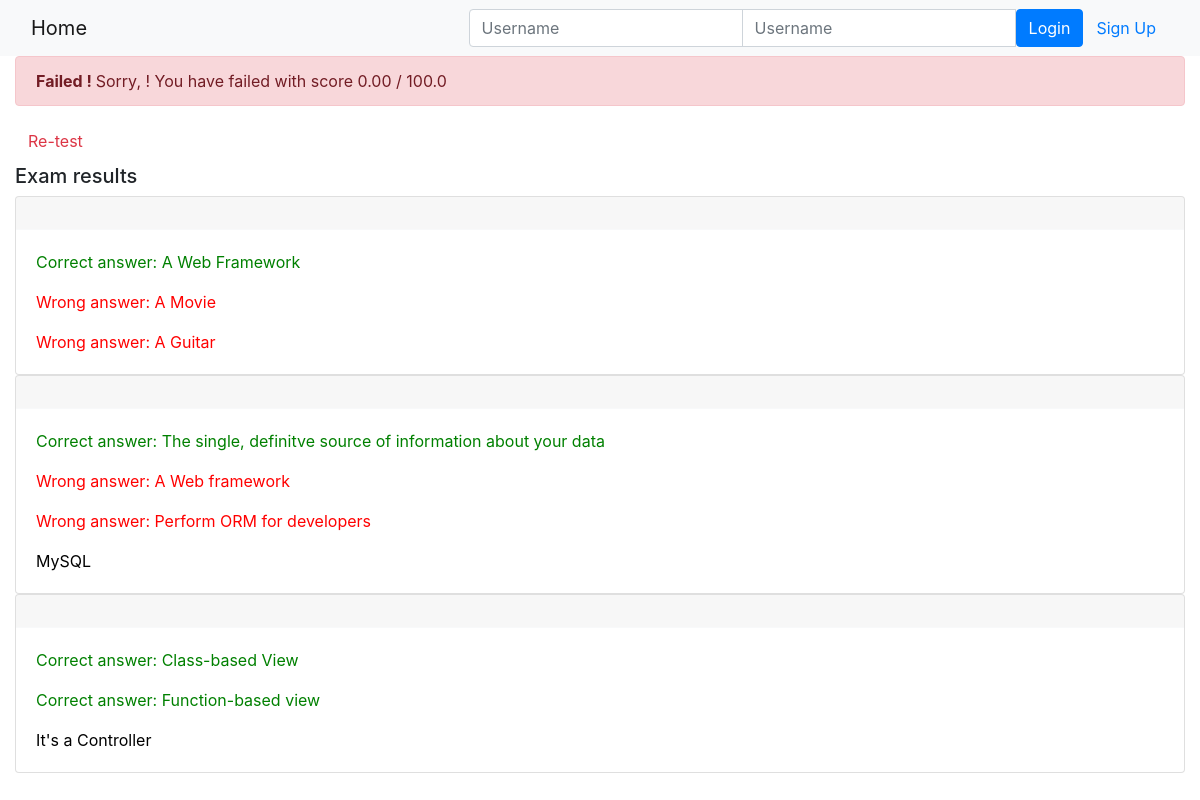
The app's page /onlinecourse/1/submission/1/results/ with its own data.
### onlinecourse/models.py (models this page shows, shortened)
class Question(models.Model):
    course = models.ForeignKey(Course, on_delete=models.CASCADE)
    question_text = models.CharField(max_length=200)
    grade = models.IntegerField(default=5)

class Choice(models.Model):
    question = models.ForeignKey(Question, on_delete=models.CASCADE)
    choice_text = models.CharField(max_length=200)
    is_correct = models.BooleanField(default=False)

### onlinecourse/views.py (the view)
# urls.py: path('<int:course_id>/submission/<int:submission_id>/results/', views.show_exam_result, name='result'),
def show_exam_result(request, course_id, submission_id):
    context = {}
    course = get_object_or_404(Course, pk=course_id)
    submission = get_object_or_404(Submission, pk=submission_id)
    selected = submission.choices.all()
    total_score = 0
    score = 0
    choice = 0
    for question in course.question_set.all():
        count = question.choice_set.count()
        grade = question.grade / count
        total_score += question.grade
        for s in selected:
            c = get_object_or_404(Choice, pk=s.id)
            if c.is_correct:
                score += grade
            else:
                score -= grade
    context['selected'] = selected
    context['course'] = course
    context['score'] = abs(score/total_score) * 100
    context['total_score'] = abs(total_score/total_score) * 100
    return  render(request, 'onlinecourse/exam_result_bootstrap.html', context)

### onlinecourse/templates/onlinecourse/exam_result_bootstrap.html (shortened to what this page needs)
<!DOCTYPE html>
<html lang="en">
<head>
    {% load static %}
    <link rel="stylesheet" href="https://maxcdn.bootstrapcdn.com/bootstrap/4.5.2/css/bootstrap.min.css">
</head>
<body>
 <nav class="navbar navbar-light bg-light">
    <div class="container-fluid">
        <div class="navbar-header">
              <a class="navbar-brand" href="{% url 'onlinecourse:index' %}">Home</a>
        </div>
        <ul class="nav navbar-nav navbar-right">
            {% if user.is_authenticated %}
            <li>
                <a class="btn btn-link" href="#">{{ user.first_name }}({{ user.username }})</a>
                <a class="btn btn-link" href="{% url 'onlinecourse:logout' %}">Logout</a>
            </li>
            {% else %}
            <li>
                <form class="form-inline" action="{% url 'onlinecourse:login' %}" method="post">
                    <div class="input-group">
                        <input type="text" class="form-control" placeholder="Username" name="username" >
                        <input type="password" class="form-control" placeholder="Username" name="psw" >
                        <button class="btn btn-primary" type="submit">Login</button>
                        <a class="btn btn-link" href="{% url 'onlinecourse:registration' %}">Sign Up</a>
                    </div>
                </form>
            </li>
            {% endif %}
        </ul>
    </div>
</nav>
<div class="container-fluid">
    {% if score > 80 %}
    <div class="alert alert-success">
       <b> Congratulations, {{user.username}} ! </b> You have passed the exam and completed
            the course with score {{score|floatformat:2}} / {{total_score}}
    </div>
        {% else %}
        <div class="alert alert-danger">
            <b> Failed ! </b>Sorry, {{user.username}} ! You have failed with score  {{score|floatformat:2}} / {{total_score}}
        </div>
        <a class="btn btn-link text-danger" href="{% url 'onlinecourse:course_details' course.id %}">Re-test</a>
        {% endif %}
        <div class="card-columns-vertical mt-1">
        <h5 class="">Exam results</h5>
            {% for question in course.question_set.all %}
                <div class="card">
                    <div class="card-header border-light">
                    </div>
                    <div class="card-body">
                        {% for choice in question.choice_set.all %}
                           {% if choice.is_correct and choice in selected %}
                            <p class="card-text" style="color:green">Correct answer: {{choice.choice_text}}</p>
                            {% elif choice.is_correct and choice not in selected %}
                            <p class="card-text" style="color:orange">Not selected: {{choice.choice_text}}</p>
                            {% elif choice.is_correct == False and choice in selected %}
                            <p class="card-text" style="color:red">Wrong answer: {{choice.choice_text}}</p>
                            {% else %}
                            <p class="card-text" style="color:black">{{choice.choice_text}}</p>
                            {% endif %}
                        {% endfor %}
                    </div>
                </div>
            {% endfor %}
        </div>
    </div>
</body>
</html>

### records on screen
Choice: choice_text "A Web Framework"
Choice: choice_text "A Movie"
Choice: choice_text "A Guitar"
Choice: choice_text "The single, definitve source of information about your data"
Choice: choice_text "A Web framework"
Choice: choice_text "Perform ORM for developers"
Choice: choice_text "MySQL"
Choice: choice_text "Class-based View"
Choice: choice_text "Function-based view"
Choice: choice_text "It's a Controller"

### other values on screen
{{ score|floatformat:2 }} "0.00"
{{ total_score }} "100.0"
